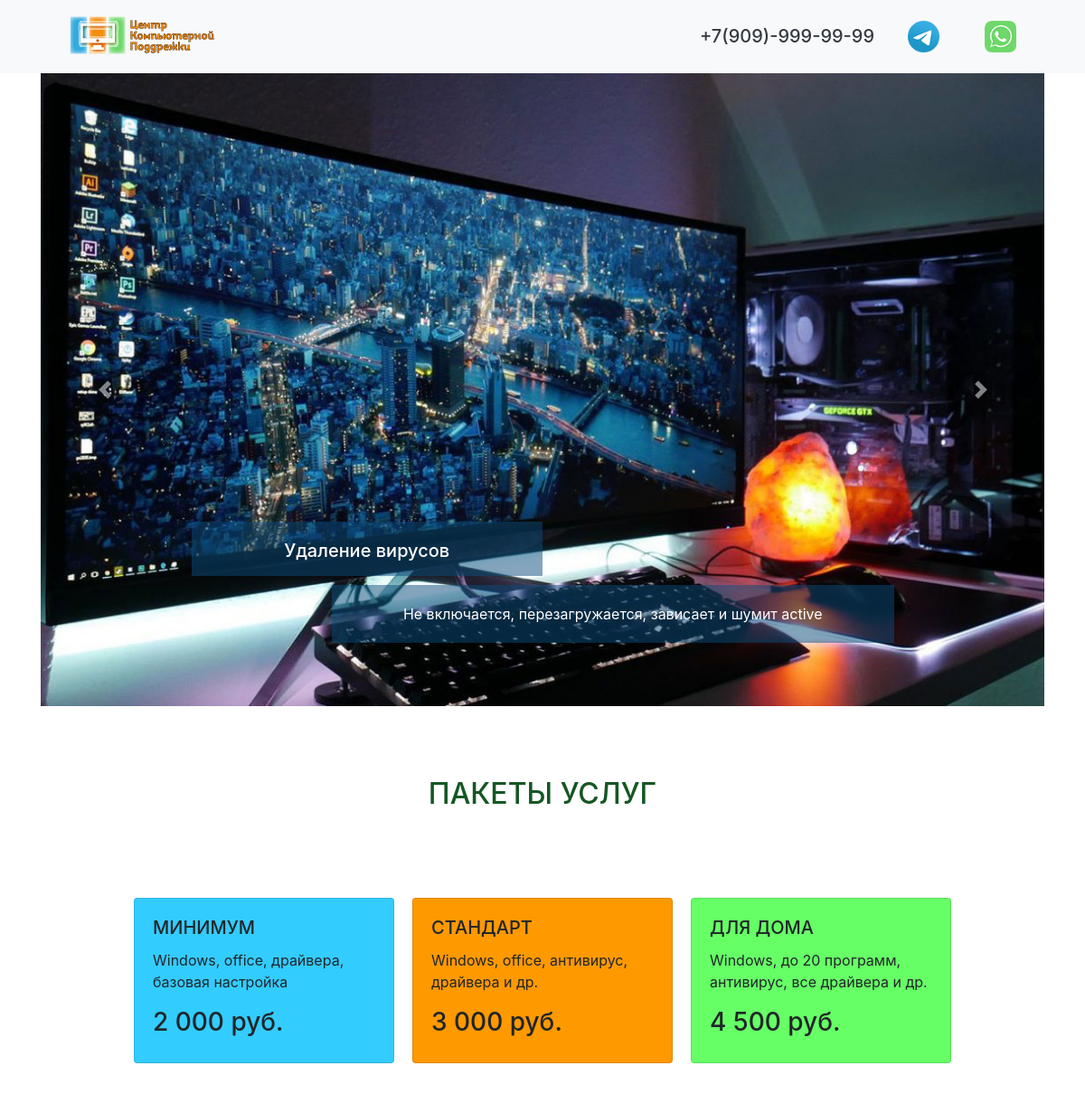
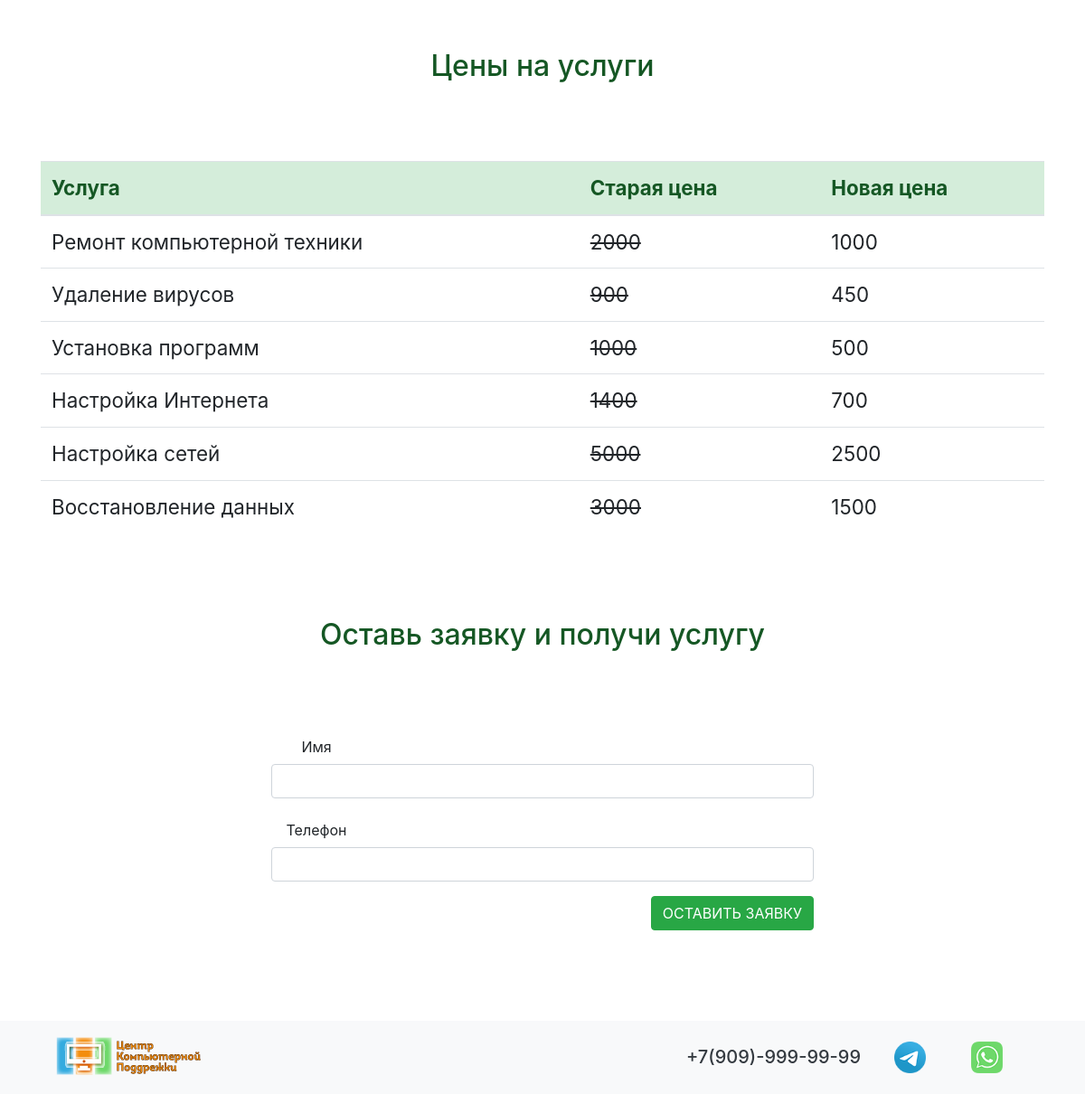
The page / on the database its author committed (2 pictures, top to bottom).
### cms/models.py (models this page shows, shortened)
class CmsSlider(models.Model):
    cms_img = models.ImageField(upload_to='slider_img/', verbose_name='Изображение')
    cms_title = models.CharField(max_length=200, verbose_name='Заголовок')
    cms_text = models.CharField(max_length=200, verbose_name='Текст')
    cms_css = models.CharField(max_length=200, null=True, default='-', verbose_name='CSS класс')
    class Meta:
        verbose_name = 'Слайд'
        verbose_name_plural = 'Слайды'

### price/models.py (models this page shows, shortened)
class PriceCard(models.Model):
    pc_value = models.CharField(max_length=20, verbose_name='Цена')
    pc_description = models.CharField(max_length=200, verbose_name='Описание')
    class Meta:
        verbose_name = 'Цена'
        verbose_name_plural = 'Цены'

class PriceTable(models.Model):
    pt_title = models.CharField(max_length=200, verbose_name='Услуга')
    pt_old_price = models.CharField(max_length=200, verbose_name='Старая цена')
    pt_new_price = models.CharField(max_length=200, verbose_name='Новая цена')
    def __str__(self):
        return self.pt_title
    class Meta:
        verbose_name = 'Услуга'
        verbose_name_plural = 'Услуги'

### cms/views.py (the view)
# urls.py: path('', views.first_page, name='home'),
def first_page(request):
    slider_list = CmsSlider.objects.all()
    pc_1 = PriceCard.objects.get(pk=1)
    pc_2 = PriceCard.objects.get(pk=2)
    pc_3 = PriceCard.objects.get(pk=3)
    price_table = PriceTable.objects.all()
    form = OrderForm()
    dict_obj = {
        'slider_list': slider_list,
        'pc_1': pc_1,
        'pc_2': pc_2,
        'pc_3': pc_3,
        'price_table': price_table,
        'form': form
    }
    return render(request, 'cms/index.html', dict_obj)

### crm/forms.py
class OrderForm(forms.Form):
    name = forms.CharField(max_length=200, widget=forms.TextInput(attrs={'class': 'form-control'}))
    phone = forms.CharField(max_length=200, widget=forms.TextInput(attrs={'class': 'form-control'}))

### cms/templates/cms/index.html (shortened to what this page needs)
{% extends 'cms/base.html' %}
{% block content %}
{% include 'cms/carusel.html' %}
{% include 'cms/price.html' %}
<section>
  		<div class="container class_form">
  			<h1 class="text-3">Оставь заявку и получи услугу</h1>
  			<div class="row justify-content-center">
  			<form action="{% url 'thanks_page' %}" method="POST" style="width: 50%;">
			  <div class="form-group row">
			    <label for="inputEmail3" class="col-sm-2 col-form-label">Имя</label><br>
                  {{form.name}}
			  </div>
			  <div class="form-group row">
			    <label for="inputEmail3" class="col-sm-2 col-form-label">Телефон</label><br>
			     {{form.phone}}
			  </div>
			  <div style="float: right;" class="form-group row">
			      <button type="submit" class="btn btn-success">ОСТАВИТЬ ЗАЯВКУ</button>
			  </div>
			</form>
			</div>
  		</div>
  	</section>
{%endblock %}

### cms/templates/cms/base.html (shortened to what this page needs)
<!doctype html>
{% load static %}
<html lang="ru">
<head>
    <link href="{%static 'css/style.css' %}" rel="stylesheet">
    <link rel="stylesheet" href="https://cdn.jsdelivr.net/npm/bootstrap@4.5.3/dist/css/bootstrap.min.css"
>
</head>
<body>
<div class="bg-light">
    <nav class="navbar navbar-light bg-light container">
        <a class="logo-top" href="{% url 'home' %}">
            <img src="{% static 'cms/logo.png' %}" class="d-inline-block align-top" alt="" loading="lazy">
        </a>
        <div class="contact-top">
            <a class="whatsapp-number" href="https://web.whatsapp.com/"></a>
            <a class="telegram-number" href="https://t.me/"></a>
            <a class="phone-number text-dark" href="tel:+79099999999">
                <h5>+7(909)-999-99-99</h5></a>
        </div>
    </nav>
</div>
{% block content %}
{% endblock %}
<footer class="bg-light">
    <div class="container">
        <nav class="navbar navbar-light container">
            <a class="logo-bottom" href="{% url 'home' %}">
                <img src="{% static 'cms/logo.png' %}" class="d-inline-block align-top" alt="" loading="lazy">
            </a>
            <div class="contact-top">
                <a class="whatsapp-number" href="https://web.whatsapp.com/"></a>
                <a class="telegram-number" href="https://t.me/"></a>
                <a class="phone-number text-dark" href="tel:+79099999999">
                    <h5>+7(909)-999-99-99</h5></a>
            </div>
        </nav>
    </div>
</footer>
</body>
</html>

### cms/templates/cms/carusel.html (shortened to what this page needs)
<section>
    <div id="carouselExampleCaptions" class="carousel slide container" data-ride="carousel">
        <div class="carousel-inner">
            {% for slide in slider_list %}
            <div class="carousel-item {{ slide.cms_css }}">
                <img src="{{ slide.cms_img.url }}" class="d-block w-100" alt="...">
                <div class="carousel-caption d-none d-md-block">
                    <h5 class="slaider_h">{{ slide.cms_title }}</h5>
                    <p class="slaider_p">{{ slide.cms_text }}</p>
                </div>
            </div>
            {% endfor %}
        </div>
        <a class="carousel-control-prev" href="#carouselExampleCaptions" role="button" data-slide="prev">
            <span class="carousel-control-prev-icon" aria-hidden="true"></span>
        </a>
        <a class="carousel-control-next" href="#carouselExampleCaptions" role="button" data-slide="next">
            <span class="carousel-control-next-icon" aria-hidden="true"></span>
        </a>
    </div>
</section>

### cms/templates/cms/price.html
	<section>
  		<div class="container">
  			<h1 class="text-3">ПАКЕТЫ УСЛУГ</h1>
  			<div class="row justify-content-center">
  				<div class="card product_card" style="width: 18rem; background-color: #33CCFF;">
				  <div class="card-body">
				    <h5 class="card-title">МИНИМУМ</h5>
				    <p class="card-text">Windows, office, драйвера, базовая настройка</p>
				    <h3>{{ pc_1.pc_value }} руб.</h3>
				  </div>
				</div>
				<div class="card product_card" style="width: 18rem; background-color: #FF9900;">
				  <div class="card-body">
				    <h5 class="card-title">СТАНДАРТ</h5>
				    <p class="card-text">Windows, office, антивирус, драйвера и др.</p>
				    <h3>{{ pc_2.pc_value }} руб.</h3>
				  </div>
				</div>
				<div class="card product_card" style="width: 18rem; background-color: #66FF66;">
				  <div class="card-body">
				    <h5 class="card-title">ДЛЯ ДОМА</h5>
				    <p class="card-text">Windows, до 20 программ, антивирус, все драйвера и др.</p>
				    <h3>{{ pc_3.pc_value }} руб.</h3>
				  </div>
				</div>
  			</div>
  		</div>
  	</section>
    <section>
  		<div class="container">
  			<h1 class="text-3">Цены на услуги</h1>
  			<table class="table table_one">
			  <thead class="alert-success">
			    <tr>
			      <th scope="col">Услуга</th>
			      <th scope="col">Старая цена</th>
			      <th scope="col">Новая цена</th>
			    </tr>
			  </thead>
			  <tbody>
			  {% for obj in price_table %}
			    <tr>
			      <td>{{ obj }}</td>
			      <td><del>{{ obj.pt_old_price }}</del></td>
			      <td>{{ obj.pt_new_price }}</td>
			    </tr>
			   {% endfor %}
			  </tbody>
			</table>
  		</div>
  	</section>

### cms/static/css/style.css (style rules this page uses)
.logo-top { float: left; margin: 0px 0px 5px 30px; }
.phone-number { width: 200px; height: 40px; float: right; margin: 20px 10px 5px 20px; }
.whatsapp-number { width: 35px; height: 35px; float: right; margin: 15px 30px 5px 20px; background: url(../cms/wa-image-color.png) no-repeat center top / cover; transition: 0.5s ease-in-out; }
.telegram-number { width: 35px; height: 35px; float: right; margin: 15px 30px 5px 20px; background: url(../cms/tg-image-color.png) no-repeat center top / cover; transition: 0.5s ease-in-out; }
.slaider_h { height: 60px; width: 50%; margin: 30px 0px 10px 0px; padding-top: 20px; background-color: rgba(10, 77, 125, 0.5); text-align: center; }
.slaider_p { height: 100%; width: 80%; float: right; margin: 0px 0px 30px 0px; padding-top: 20px; padding-bottom: 20px; background-color: rgba(10, 77, 125, 0.5); text-align: center; }
.text-3 { color: #155724; font-size: 2em; text-align: center; padding-top: 7%; padding-bottom: 7%; }
.product_card { margin: 10px; }
.table_one { font-size: 1.4em; }
.class_form { text-align: center; padding-bottom: 7%; }
.logo-bottom { margin: 0 0 5px; }

### rows shown on the page
CmsSlider: cms_img (picture), cms_title "Удаление вирусов", cms_text "Не включается, перезагружается, зависает и шумит active"
PriceCard: pc_value "2 000"
PriceCard: pc_value "3 000"
PriceCard: pc_value "4 500"
PriceTable: pt_title "Ремонт компьютерной техники", pt_old_price "2000", pt_new_price "1000"
PriceTable: pt_title "Удаление вирусов", pt_old_price "900", pt_new_price "450"
PriceTable: pt_title "Установка программ", pt_old_price "1000", pt_new_price "500"
PriceTable: pt_title "Настройка Интернета", pt_old_price "1400", pt_new_price "700"
PriceTable: pt_title "Настройка сетей", pt_old_price "5000", pt_new_price "2500"
PriceTable: pt_title "Восстановление данных", pt_old_price "3000", pt_new_price "1500"
